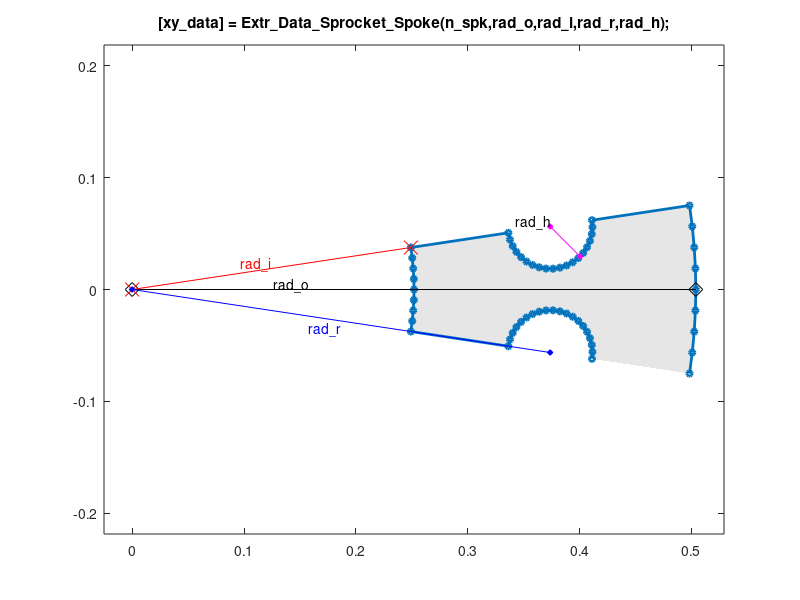

Reproduce this figure in MATLAB.
function [xy_data] = Extr_Data_Sprocket_Spoke(n_spk, rad_o, rad_i, rad_r, rad_h,varargin)
%Extr_Data_Sprocket_Spoke Produce extrusion data for a cam formed from two circles.
%   [xy_data] = Extr_Data_Sprocket_Spoke(n_spk, rad_o, rad_i, rad_r, rad_h)
%   This function returns x-y data for a cam formed from two circles
%   that are connected by lines tangent to the circles.
%
%   You can specify:
%       Number of spokes (for sweep angle)     n_spk
%       Outer radius                           rad_o
%       Inner radius                           rad_i
%       Radius to hole center                  rad_r
%       Radius of hole                         rad_h
%
%   To see a plot showing parameter values, enter the name
%   of the function with no arguments
%   >> Extr_Data_Sprocket_Spoke
%
%   To see a plot created with your parameter values,
%   add 'plot' as the final argument
%   >> Extr_Data_Sprocket_Spoke(21,0.5,0.25,0.375,0.0375,'plot')

% Copyright 2012-2025 The MathWorks, Inc.

% Default data to show diagram
if (nargin == 0)
    n_spk = 21;
    rad_o = 0.504;
    rad_i = rad_o/2;
    rad_r = rad_o*3/4;
    rad_h = rad_o*0.075;
end

% Check if plot should be produced
if (isempty(varargin))
    showplot = 'n';
else
    showplot = varargin;
end

% Outer and inner arc
npts_arc  = ceil(360/n_spk/2);
sweep_arc = 360/n_spk;
angle_arc = linspace(0,sweep_arc,npts_arc)';
arc_o    = [sind(angle_arc) cosd(angle_arc)]*rad_o;
arc_i    = [sind(angle_arc) cosd(angle_arc)]*rad_i;

npts_hole   = 20;
angles_hole = linspace(0,180,npts_hole)';
arc_h       = [sind(angles_hole) cosd(angles_hole)]*rad_h;
arc_h_off_A = arc_h + [0 rad_r];

RR = [cosd(sweep_arc) -sind(sweep_arc);       % Rotation matrix
      sind(sweep_arc) cosd(sweep_arc)];             
arc_h_off_B = (arc_h_off_A.*[-1 1])*RR;

xy_spoke =[...
    flipud(arc_o);...
    arc_h_off_A;...
    arc_i;...
    flipud(arc_h_off_B)];

RRbh = [cosd(-sweep_arc*0.5+90) -sind(-sweep_arc*0.5+90);       % Rotation matrix
        sind(-sweep_arc*0.5+90)  cosd(-sweep_arc*0.5+90)];             

xy_data = xy_spoke*RRbh;

% Plot diagram to show parameters and extrusion
if (nargin == 0 || strcmpi(showplot,'plot'))
    
    % Figure name
    figString = ['h1_' mfilename];
    % Only create a figure if no figure exists
    figExist = 0;
    fig_hExist = evalin('base',['exist(''' figString ''')']);
    if (fig_hExist)
        figExist = evalin('base',['ishandle(' figString ') && strcmp(get(' figString ', ''type''), ''figure'')']);
    end
    if ~figExist
        fig_h = figure('Name',figString);
        assignin('base',figString,fig_h);
    else
        fig_h = evalin('base',figString);
    end
    figure(fig_h)
    clf(fig_h)
    
    % Plot extrusion data
    patch(xy_data(:,1),xy_data(:,2),[1 1 1]*0.90,'EdgeColor','none');
    hold on
    plot(xy_data(:,1),xy_data(:,2),'-','Marker','o','MarkerSize',4,'LineWidth',2);
    set(gca,'XLim',[-rad_o*0.05 rad_o*1.05]);
    
    % Show parameters
    hold on
    plot([0 rad_o],[0 0],'k-d','MarkerSize',10);
    text(rad_o/4,0,'rad\_o','VerticalAlignment','baseline');

    plot([0 rad_i*cosd(sweep_arc/2)],[0 rad_i*sind(sweep_arc/2)],'r-x','MarkerSize',10,'MarkerFaceColor','r');
    text(rad_i*cosd(sweep_arc/2)/2,rad_i*sind(sweep_arc/2)/2,'{\color{red}rad\_i}',...
        'HorizontalAlignment','right','VerticalAlignment','baseline');

    plot([0 rad_r*cosd(-sweep_arc/2)],[0 rad_r*sind(-sweep_arc/2)],'b-d','MarkerSize',4,'MarkerFaceColor','b');
    text(rad_r*cosd(-sweep_arc/2)/2,rad_r*sind(-sweep_arc/2)/2,'{\color{blue}rad\_r}',...
        'HorizontalAlignment','right','VerticalAlignment','top');

    plot([0 rad_h*cosd(-45)]+rad_r*cosd(sweep_arc/2),...
        [0 rad_h*sind(-45)]+rad_r*sind(sweep_arc/2),'m-d','MarkerSize',4,'MarkerFaceColor','m');
    text(rad_r*cosd(sweep_arc/2),rad_r*sind(sweep_arc/2),'rad\_h',...
        'HorizontalAlignment','right','VerticalAlignment','baseline');

    title('[xy\_data] = Extr\_Data\_Sprocket\_Spoke(n\_spk,rad\_o,rad\_i,rad\_r,rad\_h);');
    hold off
    box on
    clear xy_data
    axis('equal');

end
